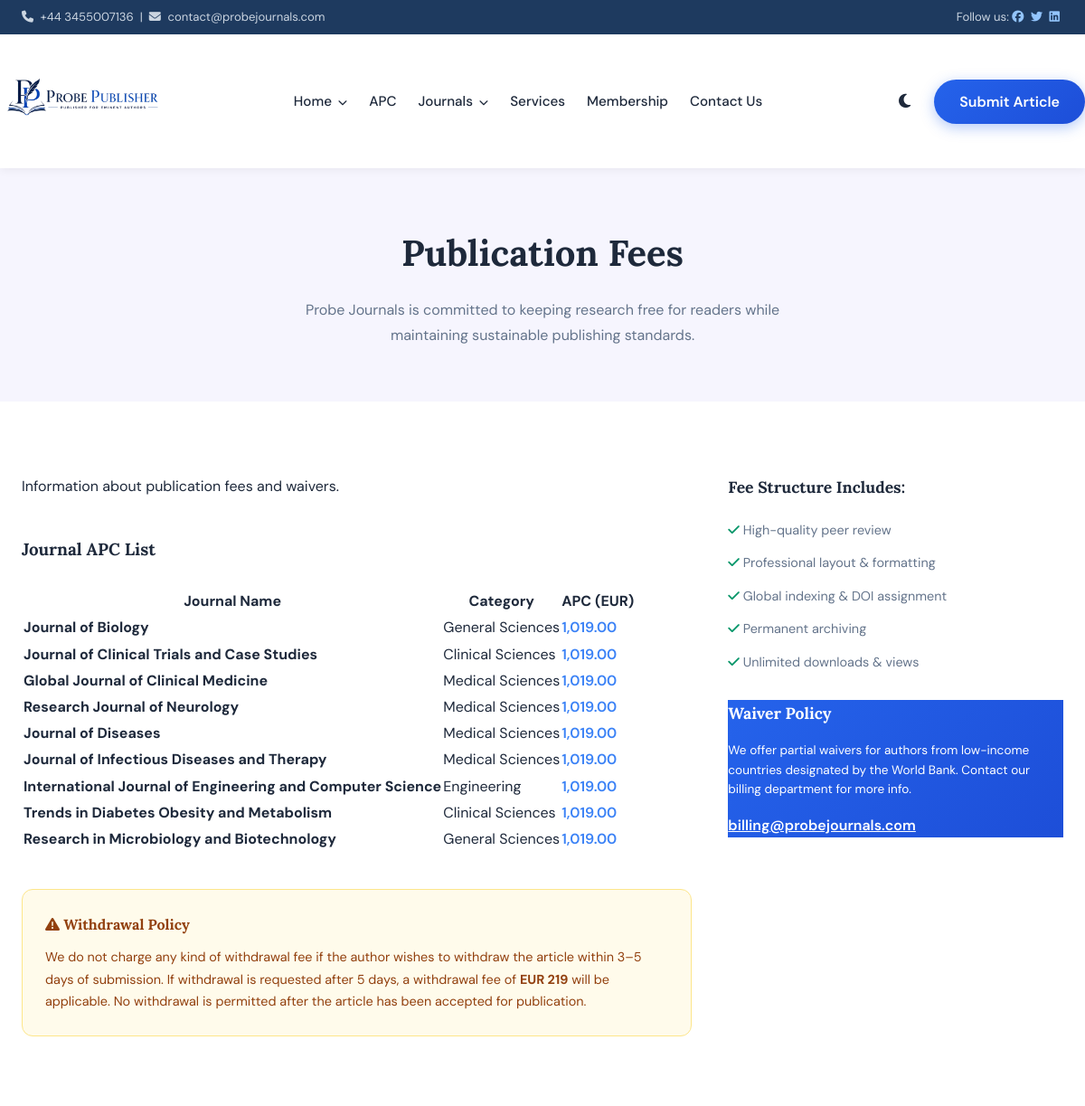
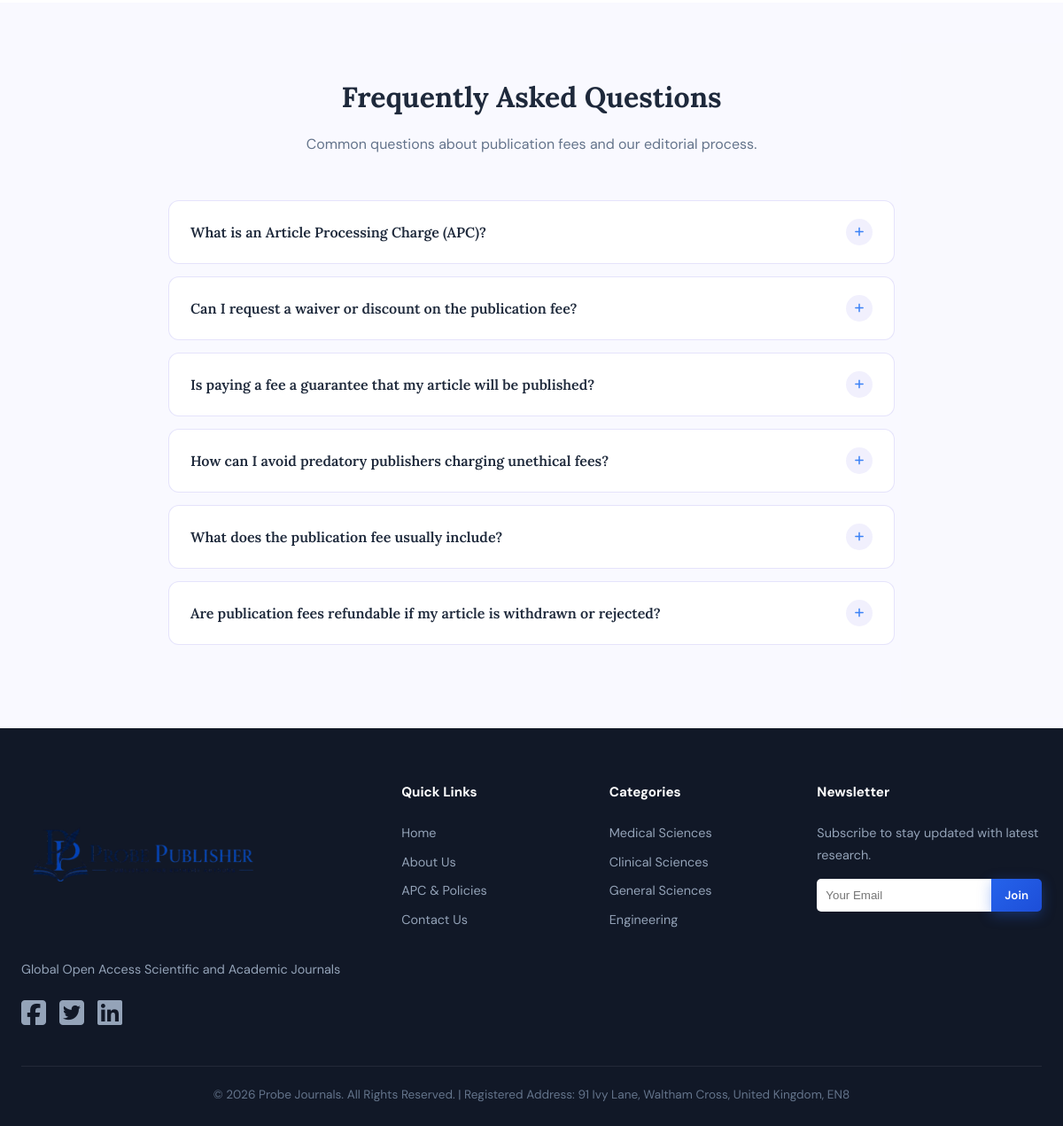
Screenshot of /apc.php with the database file from the repository (2 pictures, top to bottom).
### tables this page shows
CREATE TABLE IF NOT EXISTS site_settings (
  setting_key VARCHAR(100) PRIMARY KEY,
  setting_value TEXT,
  setting_label VARCHAR(255),
  setting_type ENUM('text','textarea','email','url','number','image') DEFAULT 'text'
);

CREATE TABLE IF NOT EXISTS site_pages (
  id INT AUTO_INCREMENT PRIMARY KEY,
  page_key VARCHAR(100) NOT NULL UNIQUE,
  page_title VARCHAR(255),
  content LONGTEXT,
  meta_title VARCHAR(255),
  meta_description TEXT,
  updated_at TIMESTAMP DEFAULT CURRENT_TIMESTAMP ON UPDATE CURRENT_TIMESTAMP
);

CREATE TABLE IF NOT EXISTS journals (
  id INT AUTO_INCREMENT PRIMARY KEY,
  name VARCHAR(255) NOT NULL,
  slug VARCHAR(255) NOT NULL UNIQUE,
  short_name VARCHAR(100),
  subject_category VARCHAR(100),
  description TEXT,
  aim_and_scope TEXT,
  cite_score DECIMAL(4,2),
  impact_factor DECIMAL(4,2),
  h_index INT,
  acceptance_time VARCHAR(100),
  processing_time VARCHAR(100),
  publishing_time VARCHAR(100),
  issue_frequency VARCHAR(100),
  apc_amount DECIMAL(10,2),
  apc_currency VARCHAR(10) DEFAULT 'EUR',
  withdrawal_fee DECIMAL(10,2),
  withdrawal_days INT DEFAULT 5,
  submission_email VARCHAR(255),
  privacy_statement TEXT,
  copyright_text TEXT,
  oa_articles_count INT DEFAULT 0,
  cover_image VARCHAR(255),
  is_active TINYINT DEFAULT 1,
  sort_order INT DEFAULT 0,
  created_at TIMESTAMP DEFAULT CURRENT_TIMESTAMP,
  updated_at TIMESTAMP DEFAULT CURRENT_TIMESTAMP ON UPDATE CURRENT_TIMESTAMP
);

### includes/functions.php (called while the page is built, shortened)
<?php
function getAllJournals(): array {
    $db = getDB();
    $stmt = $db->query("SELECT * FROM journals WHERE is_active = 1 ORDER BY sort_order ASC");
    return $stmt->fetchAll();
}
function getSiteSetting(string $key, string $default = ''): string {
    $db = getDB();
    $stmt = $db->prepare("SELECT setting_value FROM site_settings WHERE setting_key = ? LIMIT 1");
    $stmt->execute([$key]);
    $result = $stmt->fetch();
    return $result ? $result['setting_value'] : $default;
}
function getPageContent(string $pageKey): string {
    $db = getDB();
    $stmt = $db->prepare("SELECT content FROM site_pages WHERE page_key = ? LIMIT 1");
    $stmt->execute([$pageKey]);
    $result = $stmt->fetch();
    return $result ? $result['content'] : '';
}
function sanitize(?string $input): string {
    return htmlspecialchars(trim($input ?? ''), ENT_QUOTES, 'UTF-8');
}

### public/apc.php (the view, shortened to what this page needs)
<?php
require_once __DIR__ . '/../includes/header.php';
$journals = getAllJournals();
$page_content = getPageContent('publication_fees');
?>
<section style="background: rgba(79, 70, 229, 0.05); padding: 60px 0;">
    <div class="container">
        <h1 style="font-family: var(--font-serif); font-size: 2.5rem; margin-bottom: 15px; text-align: center;">Publication Fees</h1>
        <p style="text-align: center; color: var(--muted); max-width: 600px; margin: 0 auto;">
            Probe Journals is committed to keeping research free for readers while maintaining sustainable publishing standards.
        </p>
    </div>
</section>
<section style="padding: 80px 0;">
    <div class="container">
        <div style="display: grid; grid-template-columns: 2fr 1fr; gap: 40px;">
            <div>
                <div style="line-height: 1.8; color: var(--text); margin-bottom: 40px;">
                    <?php echo $page_content ?: '
<h3>Publication fee of the articles</h3>
<p>Our journals are not receiving any kind of financial support. The journal does not charge any kind of subscription or submission fee, but we charge a fee for the following:</p>
<ul style="margin: 15px 0 20px 20px; display: flex; flex-direction: column; gap: 10px;">
    <li>For website maintenance</li>
    <li>For processing of the articles</li>
    <li>To publish the articles on our website</li>
    <li>To provide other services</li>
    <li>To pay the third-party services</li>
</ul>
<p>The publication fee of the article varies based on the journal. The fee will be changed based on extra services, number of pages, etc. Articles will be published within <strong>20 to 25 days</strong> after acceptance.</p>
'; ?>
                </div>
                <h3 style="margin-bottom: 25px;">Journal APC List</h3>
                <div class="card-table">
                    <table>
                        <thead>
                            <tr>
                                <th>Journal Name</th>
                                <th>Category</th>
                                <th>APC (EUR)</th>
                            </tr>
                        </thead>
                        <tbody>
                            <?php foreach ($journals as $j): ?>
                            <tr>
                                <td><strong><?php echo sanitize($j['name']); ?></strong></td>
                                <td><?php echo $j['subject_category']; ?></td>
                                <td style="font-weight: 600; color: var(--indigo);"><?php echo number_format($j['apc_amount'], 2); ?></td>
                            </tr>
                            <?php endforeach; ?>
                        </tbody>
                    </table>
                </div>
                <div style="margin-top: 40px; padding: 25px; background: #fffbeb; border: 1px solid #fde68a; border-radius: 12px; color: #92400e;">
                    <h4 style="margin-bottom: 10px;"><i class="fas fa-exclamation-triangle"></i> Withdrawal Policy</h4>
                    <p style="font-size: 0.9rem;">
                        We do not charge any kind of withdrawal fee if the author wishes to withdraw the article within 3–5 days of submission.
                        If withdrawal is requested after 5 days, a withdrawal fee of <strong>EUR 219</strong> will be applicable.
                        No withdrawal is permitted after the article has been accepted for publication.
                    </p>
                </div>
            </div>
            <aside>
                <div class="neumorphic" style="margin-bottom: 30px;">
                    <h3 style="font-size: 1.1rem; margin-bottom: 20px;">Fee Structure Includes:</h3>
                    <ul style="font-size: 0.9rem; color: var(--muted); display: flex; flex-direction: column; gap: 12px;">
                        <li><i class="fas fa-check" style="color: #059669;"></i> High-quality peer review</li>
                        <li><i class="fas fa-check" style="color: #059669;"></i> Professional layout &amp; formatting</li>
                        <li><i class="fas fa-check" style="color: #059669;"></i> Global indexing &amp; DOI assignment</li>
                        <li><i class="fas fa-check" style="color: #059669;"></i> Permanent archiving</li>
                        <li><i class="fas fa-check" style="color: #059669;"></i> Unlimited downloads &amp; views</li>
                    </ul>
                </div>
                <div class="neumorphic" style="background: var(--primary-gradient); color: white;">
                    <h3 style="font-size: 1.1rem; margin-bottom: 15px;">Waiver Policy</h3>
                    <p style="font-size: 0.85rem; line-height: 1.6;">
                        We offer partial waivers for authors from low-income countries designated by the World Bank.
                        Contact our billing department for more info.
                    </p>
                    <a href="mailto:billing@probejournals.com" style="display: block; margin-top: 15px; color: white; text-decoration: underline; font-weight: 600;">billing@probejournals.com</a>
                </div>
            </aside>
        </div>
    </div>
</section>
<section style="padding: 80px 0; background: rgba(79, 70, 229, 0.03);">
    <div class="container">
        <div style="text-align: center; margin-bottom: 50px;">
            <h2 style="font-family: var(--font-serif); font-size: 2rem; margin-bottom: 12px;">Frequently Asked Questions</h2>
            <p style="color: var(--muted); max-width: 560px; margin: 0 auto;">Common questions about publication fees and our editorial process.</p>
        </div>
        <div style="max-width: 820px; margin: 0 auto;" id="apc-faq">
            <div class="faq-item">
                <div class="faq-question" onclick="toggleFaq(this)">
                    <h4>What is an Article Processing Charge (APC)?</h4>
                    <span class="faq-icon"><i class="fas fa-plus" style="font-size:0.75rem;"></i></span>
                </div>
            </div>
            <div class="faq-item">
                <div class="faq-question" onclick="toggleFaq(this)">
                    <h4>Can I request a waiver or discount on the publication fee?</h4>
                    <span class="faq-icon"><i class="fas fa-plus" style="font-size:0.75rem;"></i></span>
                </div>
            </div>
            <div class="faq-item">
                <div class="faq-question" onclick="toggleFaq(this)">
                    <h4>Is paying a fee a guarantee that my article will be published?</h4>
                    <span class="faq-icon"><i class="fas fa-plus" style="font-size:0.75rem;"></i></span>
                </div>
            </div>
            <div class="faq-item">
                <div class="faq-question" onclick="toggleFaq(this)">
                    <h4>How can I avoid predatory publishers charging unethical fees?</h4>
                    <span class="faq-icon"><i class="fas fa-plus" style="font-size:0.75rem;"></i></span>
                </div>
            </div>
            <div class="faq-item">
                <div class="faq-question" onclick="toggleFaq(this)">
                    <h4>What does the publication fee usually include?</h4>
                    <span class="faq-icon"><i class="fas fa-plus" style="font-size:0.75rem;"></i></span>
                </div>
            </div>
            <div class="faq-item">
                <div class="faq-question" onclick="toggleFaq(this)">
                    <h4>Are publication fees refundable if my article is withdrawn or rejected?</h4>
                    <span class="faq-icon"><i class="fas fa-plus" style="font-size:0.75rem;"></i></span>
                </div>
            </div>
        </div>
    </div>
</section>
<?php require_once __DIR__ . '/../includes/footer.php'; ?>

### includes/header.php (shortened to what this page needs)
<?php
require_once __DIR__ . '/functions.php';
$journals_nav = getAllJournals();
?>
<!DOCTYPE html>
<html lang="en">
<head>
    <link rel="stylesheet" href="https://cdnjs.cloudflare.com/ajax/libs/font-awesome/6.5.1/css/all.min.css">
    <link rel="stylesheet" href="<?php echo SITE_URL; ?>/assets/css/main.css">
</head>
<body class="<?php echo isset($body_class) ? $body_class : ''; ?>">
<header>
    <div class="top-bar">
        <div class="container" style="display: flex; justify-content: space-between;">
            <div>
                <i class="fas fa-phone"></i> <?php echo getSiteSetting('phone'); ?> &nbsp;|&nbsp;
                <i class="fas fa-envelope"></i> <?php echo getSiteSetting('contact_email'); ?>
            </div>
            <div>
                Follow us:
                <a href="#"><i class="fab fa-facebook"></i></a>
                <a href="#"><i class="fab fa-twitter"></i></a>
                <a href="#"><i class="fab fa-linkedin"></i></a>
            </div>
        </div>
    </div>
    <div class="container nav-container">
        <a href="<?php echo SITE_URL; ?>" class="logo">
            <img src="<?php echo SITE_URL; ?>/assets/img/probe_publisher_header_v1-removebg-preview.png" alt="<?php echo SITE_NAME; ?>" style="height: 120px; width: auto;">
        </a>
        <nav id="main-nav">
            <ul>
                <li class="dropdown">
                    <a href="<?php echo SITE_URL; ?>">
                        Home <i class="fas fa-chevron-down dropdown-chevron"></i>
                    </a>
                </li>
                <li><a href="<?php echo SITE_URL; ?>/apc.php">APC</a></li>
                <li class="dropdown mega-dropdown">
                    <a href="<?php echo SITE_URL; ?>/list-of-journals.php">
                        Journals <i class="fas fa-chevron-down dropdown-chevron"></i>
                    </a>
                </li>
                <li><a href="<?php echo SITE_URL; ?>/services.php">Services</a></li>
                <li><a href="<?php echo SITE_URL; ?>/membership.php">Membership</a></li>
                <li><a href="<?php echo SITE_URL; ?>/contact.php">Contact Us</a></li>
            </ul>
        </nav>
        <div style="display: flex; align-items: center; gap: 20px;">
            <button class="theme-toggle" id="theme-toggle" title="Toggle Dark Mode">
                <i class="fas fa-moon"></i>
            </button>
            <a href="<?php echo SITE_URL; ?>/submissions.php" class="btn btn-primary">Submit Article</a>
        </div>
    </div>
</header>
<main>

### includes/footer.php (shortened to what this page needs)
</main>
<footer>
    <div class="container">
        <div class="footer-grid">
            <div class="footer-about">
                <img src="<?php echo SITE_URL; ?>/assets/img/probe_publisher_header_v1-removebg-preview.png" alt="<?php echo SITE_NAME; ?>" style="height: 180px; width: auto; margin-bottom: 20px;">
                <p style="color: #94a3b8; font-size: 0.9rem;">
                    <?php echo getSiteSetting('site_tagline'); ?>
                </p>
                <div style="margin-top: 20px; display: flex; gap: 15px;">
                    <a href="#"><i class="fab fa-facebook-square fa-2x"></i></a>
                    <a href="#"><i class="fab fa-twitter-square fa-2x"></i></a>
                    <a href="#"><i class="fab fa-linkedin fa-2x"></i></a>
                </div>
            </div>
            <div class="footer-links">
                <h3 style="color: white; margin-bottom: 20px;">Quick Links</h3>
                <ul style="color: #94a3b8; font-size: 0.9rem;">
                    <li><a href="<?php echo SITE_URL; ?>">Home</a></li>
                    <li><a href="<?php echo SITE_URL; ?>/about.php">About Us</a></li>
                    <li><a href="<?php echo SITE_URL; ?>/apc.php">APC & Policies</a></li>
                    <li><a href="<?php echo SITE_URL; ?>/contact.php">Contact Us</a></li>
                </ul>
            </div>
            <div class="footer-categories">
                <h3 style="color: white; margin-bottom: 20px;">Categories</h3>
                <ul style="color: #94a3b8; font-size: 0.9rem;">
                    <li><a href="#">Medical Sciences</a></li>
                    <li><a href="#">Clinical Sciences</a></li>
                    <li><a href="#">General Sciences</a></li>
                    <li><a href="#">Engineering</a></li>
                </ul>
            </div>
            <div class="footer-newsletter">
                <h3 style="color: white; margin-bottom: 20px;">Newsletter</h3>
                <p style="color: #94a3b8; font-size: 0.9rem; margin-bottom: 15px;">Subscribe to stay updated with latest research.</p>
                <form action="#" method="POST" style="display: flex;">
                    <input type="email" placeholder="Your Email" style="flex: 1; padding: 10px; border-radius: 5px 0 0 5px; border: none;">
                    <button type="submit" class="btn btn-primary" style="padding: 10px 15px; border-radius: 0 5px 5px 0;">Join</button>
                </form>
            </div>
        </div>
        <div class="footer-bottom">
            <p>&copy; <?php echo date('Y'); ?> <?php echo SITE_NAME; ?>. All Rights Reserved. | Registered Address: <?php echo getSiteSetting('address_registered'); ?></p>
        </div>
    </div>
</footer>
</body>
</html>

### rows the page displays
site_settings: setting_value "+44 3455007136"
site_settings: setting_value "contact@probejournals.com"
site_pages: content "Information about publication fees and waivers."
journals: name "Journal of Biology", subject_category "General Sciences", apc_amount "1,019.00"
journals: name "Journal of Clinical Trials and Case Studies", subject_category "Clinical Sciences", apc_amount "1,019.00"
journals: name "Global Journal of Clinical Medicine", subject_category "Medical Sciences", apc_amount "1,019.00"
journals: name "Research Journal of Neurology", subject_category "Medical Sciences", apc_amount "1,019.00"
journals: name "Journal of Diseases", subject_category "Medical Sciences", apc_amount "1,019.00"
journals: name "Journal of Infectious Diseases and Therapy", subject_category "Medical Sciences", apc_amount "1,019.00"
journals: name "International Journal of Engineering and Computer Science", subject_category "Engineering", apc_amount "1,019.00"
journals: name "Trends in Diabetes Obesity and Metabolism", subject_category "Clinical Sciences", apc_amount "1,019.00"
journals: name "Research in Microbiology and Biotechnology", subject_category "General Sciences", apc_amount "1,019.00"
site_settings: setting_value "Global Open Access Scientific and Academic Journals"
site_settings: setting_value "91 Ivy Lane, Waltham Cross, United Kingdom, EN8"

### other values shown
SITE_NAME "Probe Journals"
